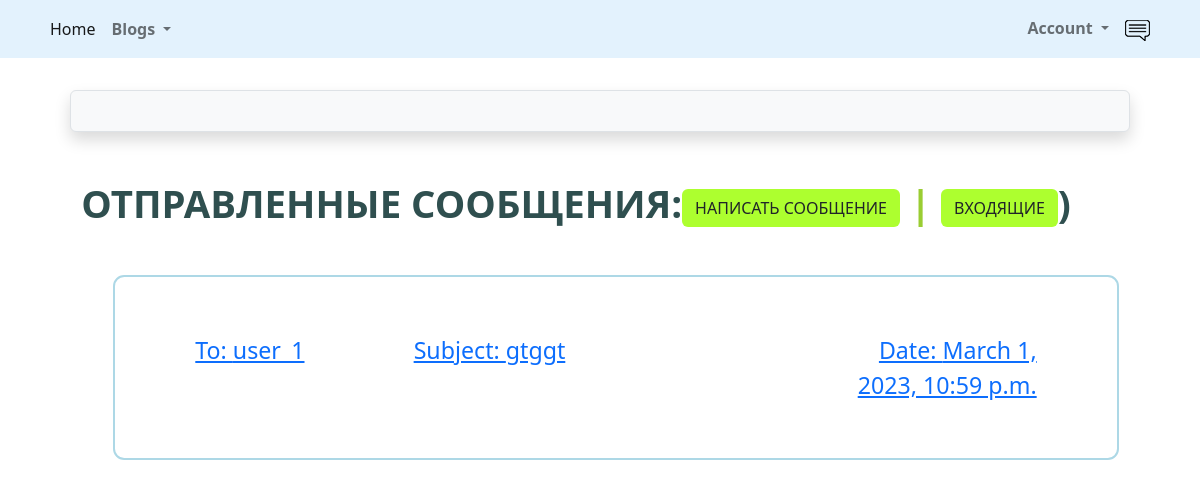
Screenshot of /accounts/profile/outbox (signed in) with the database file from the repository.
### src/accounts/models.py (models this page shows, shortened)
class Message(models.Model):
    sender = models.ForeignKey(User, on_delete=models.SET_NULL, null=True, blank=True)
    recipient = models.ForeignKey(User, on_delete=models.SET_NULL, null=True, blank=True, related_name='messages')
    name = models.CharField(max_length=200, null=True, blank=True)
    subject = models.CharField(max_length=200, null=True, blank=True)
    body = models.TextField(max_length=1000)
    is_readed = models.BooleanField(default=False, null=True)
    created = models.DateTimeField(auto_now_add=True)
    id = models.UUIDField(default=uuid.uuid4, unique=True, primary_key=True, editable=False)
    class Meta:
        ordering = ['is_readed', '-created']

class User(AbstractUser):
    is_activated = models.BooleanField(default=True, db_index=True)
    avatar = models.ImageField(upload_to=avatar_place, default='profile/default.png')
    birthday = models.DateField(null=True, blank=True)
    city = models.CharField(max_length=50, null=True, blank=True)
    class Meta(AbstractUser.Meta):
        db_table = 'user'
    def __str__(self):
        return self.username

### src/accounts/views.py (the view)
# urls.py: path('profile/outbox', Outbox.as_view(), name='outbox'),
class Outbox(LoginRequiredMixin, ListView):
    model = Message
    template_name = 'messages/outbox.html'
    def get_queryset(self):
        queryset = Message.objects.filter(sender_id=self.request.user.pk).select_related('sender').order_by('-created')
        return queryset

### src/accounts/templates/messages/outbox.html
{% extends 'base.html' %}
{% load static %}
{% block content %}
    <link rel="stylesheet" type="text/css" href="{% static 'message/css/message.css' %}">
<main class="inbox my-xl">
  <div class="content-box">
        {% if message_list %}
            <h3 class="inbox__title">Отправленные сообщения:<span><a href="{% url 'accounts:create_message' %}" class="btn btn--sub btn--lg"> Написать сообщение </a> | <a href="{% url 'accounts:inbox' %}" class="btn btn--sub btn--lg">Входящие</a></span>)</h3>
  <ul class="messages">
      {% for sent_message in message_list %}
      <li class="message">
        <a href="{% url 'accounts:out_message' sent_message.id %}">
          <span class="message__author">To: {{sent_message.recipient}}</span>
          <span class="message__subject">Subject: {{sent_message.subject}}</span>
          <span class="message__date">Date: {{sent_message.created}}</span>
        </a>
      </li>
      {% endfor %}
    </ul>
  {% else %}
      <h3 class="inbox__title">Отправленных сообщений нет</h3>
  {% endif %}
  </div>
</main>
{% endblock content %}

### src/accounts/static/message/css/message.css (style rules this page uses)
.message { padding: 2.5rem 0; }
.message > a span { font-size: 1.45rem; font-weight: 500; }
.message > a { display: flex; gap: 1rem; }
.message__author, .message__date { flex-basis: 25%; }
.message__subject { flex-basis: 50%; }
.message__date { text-align: right; }
.message.message { list-style: none; background: white; padding: 3.5rem 5rem; border: 2px solid lightblue; border-radius: 0.7rem; }
.inbox { height: 90vh; }
.inbox__title, .inbox__title span { font-size: 2.4rem; font-weight: 700; color: darkslategrey; text-transform: uppercase; text-align: left; margin-bottom: 3rem; }
.inbox__title span { color: yellowgreen; }
.content-box { width: 95%; max-width: 85rem; margin: 0 auto; }
.btn--sub { background-color: greenyellow; }

### rows the page displays
Message: recipient "user_1", subject "gtggt", created "March 1, 2023, 10:59 p.m."
